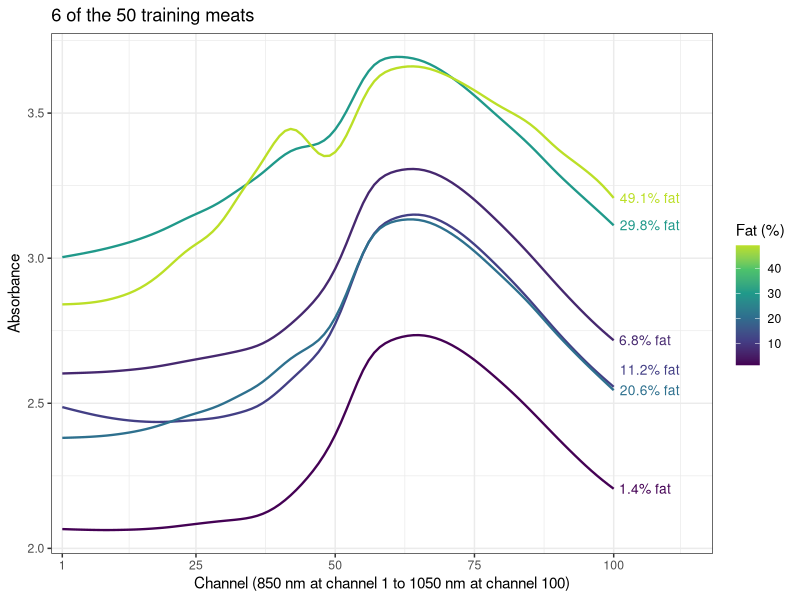
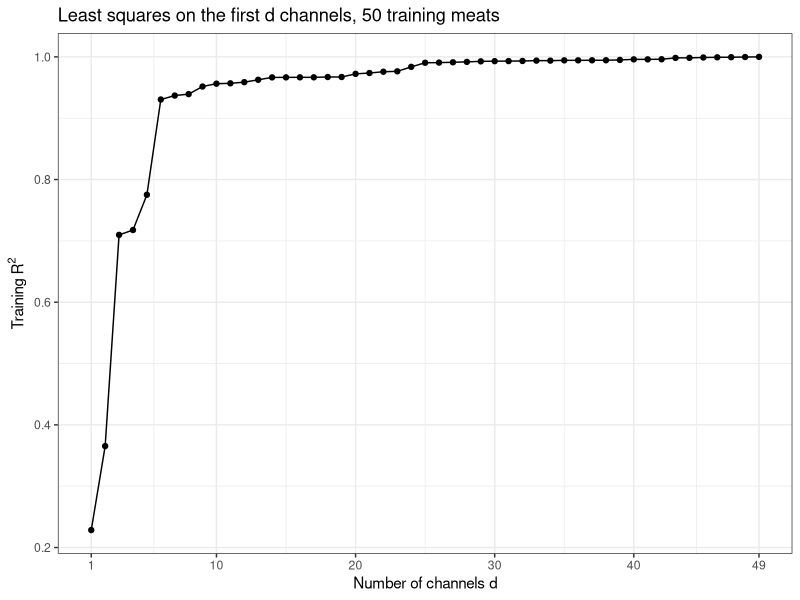
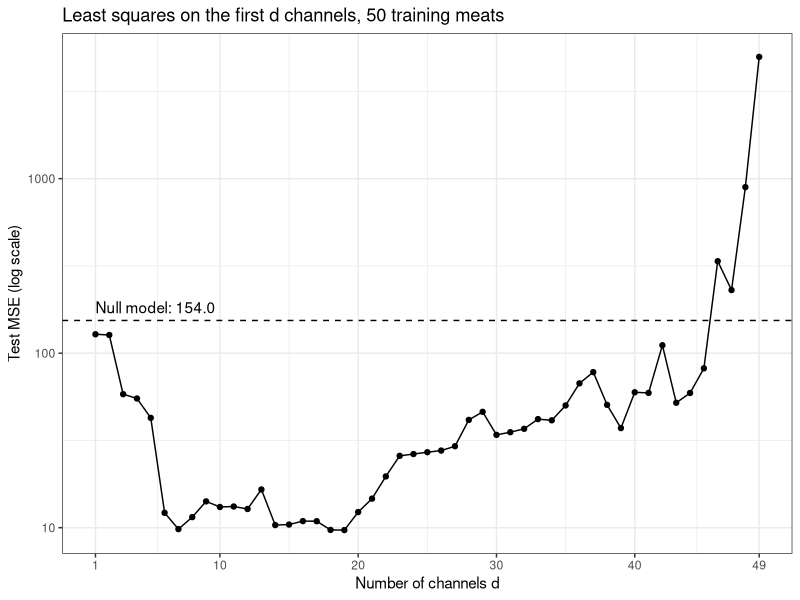
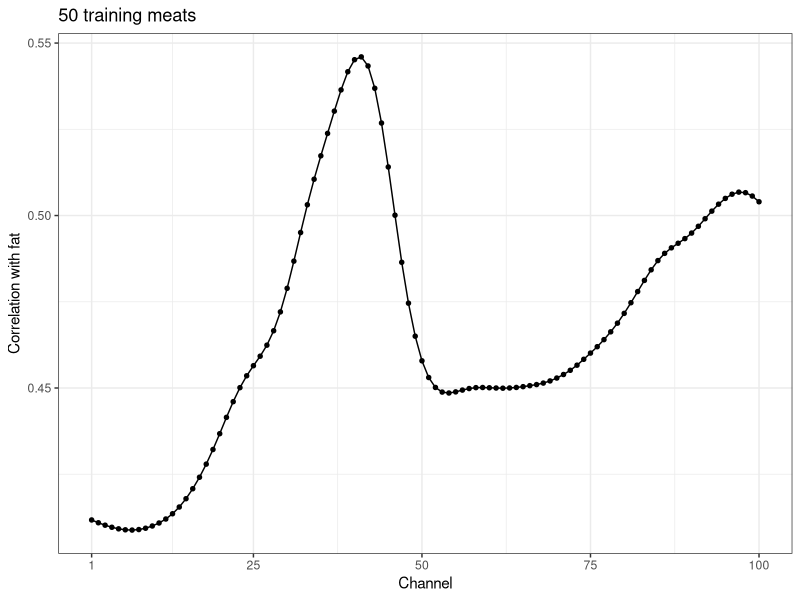
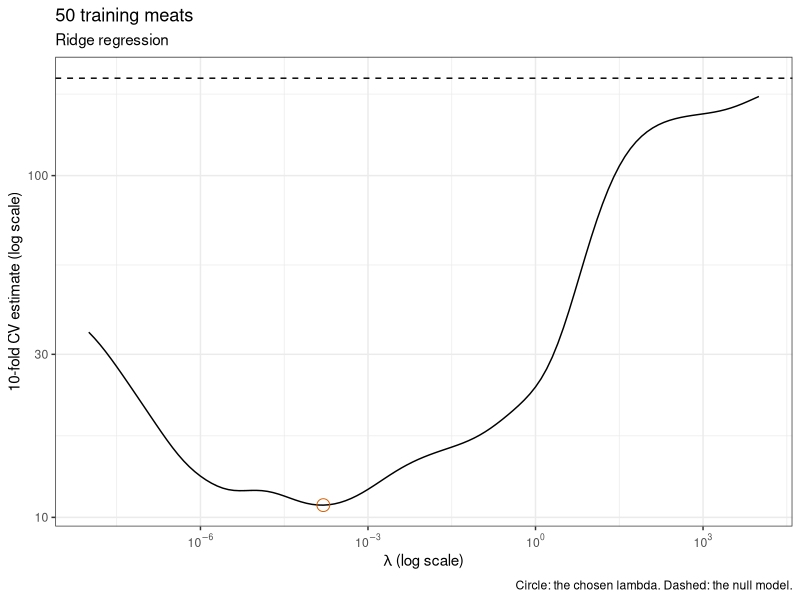
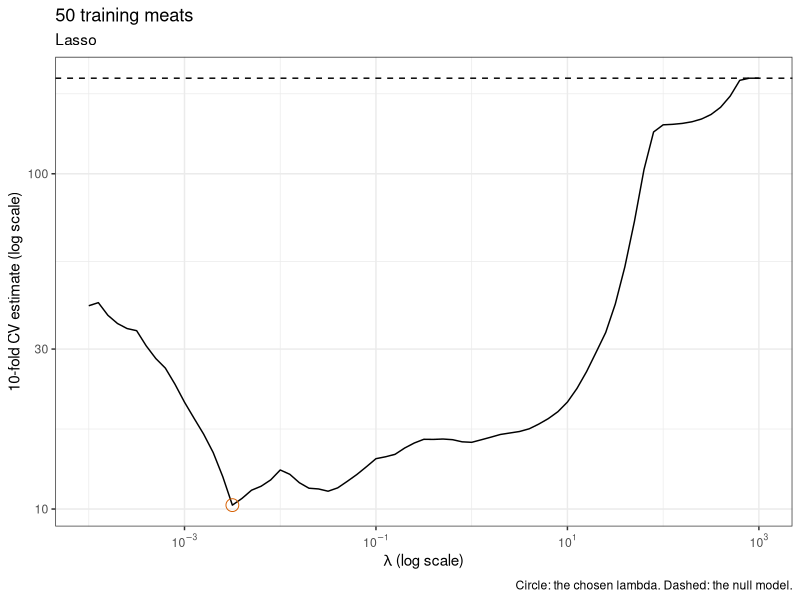
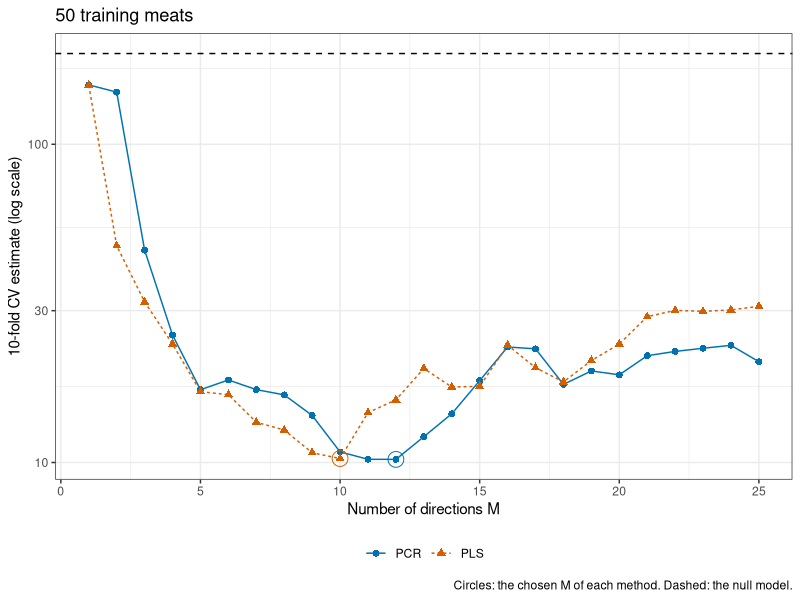
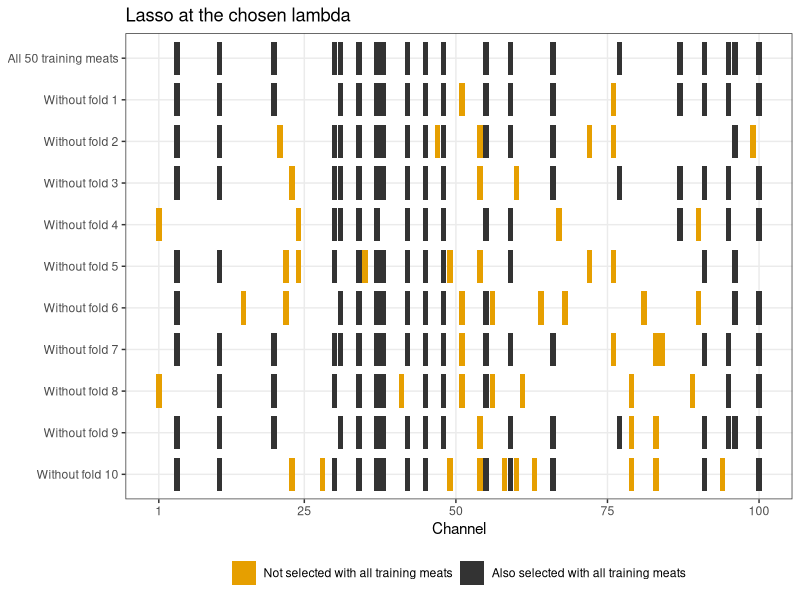

Here is the R script that generated these plots, in order:
## ---- chunk 1
#| include: false
library("tidyverse")
library("glmnet")
library("pls")
theme_set(theme_bw())
set.seed(20261022)

# Fixed decimals with thousands separators, for use inside $...$, whose
# hyphen MathJax sets as a minus. Adding 0 after rounding turns a negative
# zero into 0.
fmt_math <- function(x, digits = 2) {
  rounded <- round(x, digits) + 0
  formatC(rounded, format = "f", digits = digits, big.mark = ",")
}

# The same for prose, where a negative value prints with a minus sign (the
# HTML entity) rather than a hyphen.
fmt <- function(x, digits = 2) {
  sub("^-", "&minus;", fmt_math(x, digits))
}

# Rounded down, for "at least" statements in prose.
fmt_floor <- function(x, digits = 2) {
  fmt(floor(x * 10^digits) / 10^digits, digits)
}

# A percentage, for prose.
pct <- function(x, digits = 1) {
  paste0(fmt(100 * x, digits), "%")
}

# A count with thousands separators, for prose.
big <- function(x) {
  format(x, big.mark = ",")
}

# A number in LaTeX scientific notation, for use inside $...$.
sci <- function(x, digits = 1) {
  magnitude <- abs(x)
  e <- floor(log10(magnitude))
  mantissa <- formatC(x / 10^e, format = "f", digits = digits)
  sprintf("%s \\times 10^{%d}", mantissa, e)
}

# A power of 10 as R code would write it, such as 1e-7, for prose.
power_text <- function(x) {
  sprintf("1e%d", round(log10(x)))
}

# A name set as code in prose.
code <- function(x) {
  paste0("`", x, "`")
}

# Color-blind-friendly palette.
okabe_ito <- c("#E69F00",
               "#56B4E9",
               "#009E73",
               "#D55E00",
               "#0072B2",
               "#CC79A7")
## ---- chunk 2
#| output: false
# The 100 absorbance columns.
channels <- sprintf("x_%03d", 1:100)
p <- length(channels)

# Rows that repeat an earlier row in every column, and the distinct meats.
meats_all <- modeldata::meats
n_duplicates <- sum(duplicated(meats_all))
meats <- distinct(meats_all)
n_meats <- nrow(meats)
## ---- chunk 3
# The training sample size.
n_train <- 50

# Training meats: a random sample; every other meat is a test meat.
train_id <- sample(n_meats, n_train)
train <- meats[train_id, ]
test <- meats[-train_id, ]
n_test <- nrow(test)

# Folds for 10-fold cross-validation of the training meats.
n_folds <- 10
fold_labels <- rep(seq_len(n_folds), length.out = n_train)
fold_id <- sample(fold_labels)

# Absorbances and fat of the training and test meats.
X_train <- as.matrix(train[channels])
X_test <- as.matrix(test[channels])
y_train <- train$fat
y_test <- test$fat

# Number of training meats whose spectra are plotted below.
n_show <- 6
## ---- chunk 4
#| output: false
# Training meats evenly spaced in rank of fat content.
ranks <- round(seq(1, n_train, length.out = n_show))
shown <- order(y_train)[ranks]

# One row per shown meat and channel.
spectra <- as_tibble(X_train[shown, ]) |>
  mutate(fat = y_train[shown], meat = factor(seq_len(n_show))) |>
  pivot_longer(all_of(channels),
               names_to = "channel",
               values_to = "absorbance") |>
  mutate(channel = as.integer(sub("x_", "", channel)))

# Heights for labels at y, moved up where needed so that consecutive labels
# are at least gap apart.
spread_labels <- function(y, gap) {
  sorted <- order(y)
  height <- y[sorted]
  for (i in seq_along(height)[-1]) {
    height[i] <- max(height[i], height[i - 1] + gap)
  }
  height[order(sorted)]
}

# Labels at the right end of each spectrum.
spectrum_ends <- filter(spectra, channel == p) |>
  mutate(label = paste0(fmt(fat, 1), "% fat"),
         absorbance = spread_labels(absorbance, gap = 0.07))

# Absorbance against channel, one line per meat, labeled by fat content.
spectra_plot <- ggplot(spectra,
                       aes(x = channel,
                           y = absorbance,
                           group = meat,
                           color = fat)) +
  geom_line(linewidth = 0.8) +
  geom_text(data = spectrum_ends,
            aes(label = label),
            hjust = -0.1,
            size = 3.5,
            show.legend = FALSE) +
  scale_color_viridis_c(end = 0.9) +
  scale_x_continuous(breaks = c(1, 25, 50, 75, 100),
                     expand = expansion(mult = c(0.02, 0.18))) +
  labs(x = "Channel (850 nm at channel 1 to 1050 nm at channel 100)",
       y = "Absorbance",
       color = "Fat (%)",
       title = paste(n_show, "of the", n_train, "training meats"))

# Range of fat content, the channel where the mean training spectrum peaks,
# and the correlation of fat with each meat's mean absorbance.
fat_range <- range(y_train)
peak_channel <- which.max(colMeans(X_train))
level_cor <- cor(y_train, rowMeans(X_train))

# The channel of the bump in the fattest spectrum shown: its highest point
# between channels 30 and 50, before the main rise.
bump_window <- 30:50
fattest <- shown[n_show]
bump_channel <- bump_window[which.max(X_train[fattest, bump_window])]

# Correlations between channels.
channel_cor <- cor(X_train)
min_cor <- min(channel_cor)
adjacent_cor <- diag(channel_cor[-1, -p])
## ---- chunk 5
#| echo: false
#| fig-width: 8
#| fig-height: 4.5
spectra_plot
## ---- chunk 6
# Least squares on all 100 channels.
all_formula <- reformulate(channels, response = "fat")
all_fit <- lm(all_formula, data = train)
all_estimates <- coef(all_fit)
n_na <- sum(is.na(all_estimates))
all_r2 <- summary(all_fit)$r.squared

# The last channel with an estimate.
last_estimated <- tail(names(all_estimates)[!is.na(all_estimates)], 1)
## ---- chunk 7
#| output: false
# Mean squared error of predictions y_hat of responses y.
mse <- function(y, y_hat) {
  mean((y - y_hat)^2)
}

# A random ordering of the channels.
channel_order <- sample(p)

# Least squares on the first d channels of the ordering: training R^2,
# training and test MSE, the overall F-test, sigma-hat, and the number of
# estimates with p-value below 0.05.
sweep_fit <- function(d) {
  # Fit least squares to the first d channels.
  kept <- channels[channel_order[seq_len(d)]]
  fit <- lm(reformulate(kept, response = "fat"), data = train)
  fit_summary <- summary(fit)
  has_df <- fit$df.residual > 0

  # The overall F-test, when the fit has residual degrees of freedom.
  f_p <- NA_real_
  n_small <- NA_integer_
  if (has_df) {
    f <- fit_summary$fstatistic
    f_p <- pf(f[1], f[2], f[3], lower.tail = FALSE)
    slope_p <- fit_summary$coefficients[-1, "Pr(>|t|)"]
    n_small <- sum(slope_p < 0.05)
  }

  # Summaries of the fit, one row.
  slopes <- coef(fit)[-1]
  tibble(d = d,
         rank = fit$rank,
         slope_min = min(slopes),
         slope_max = max(slopes),
         r2 = fit_summary$r.squared,
         rss = sum(residuals(fit)^2),
         train_mse = mse(y_train, fitted(fit)),
         test_mse = mse(y_test, predict(fit, test)),
         f_p = unname(f_p),
         n_small = n_small,
         sigma_hat = if (has_df) sigma(fit) else NA_real_,
         aic = AIC(fit),
         bic = BIC(fit))
}
sweep_sizes <- seq_len(n_train - 1)
sweep_results <- map(sweep_sizes, sweep_fit) |>
  list_rbind()

# Every model matrix has full column rank d + 1.
stopifnot(all(sweep_results$rank == sweep_results$d + 1))

# The null model: the training mean predicts every test meat.
null_test_mse <- mse(y_test, mean(y_train))

# Training R^2 against d.
d_axis <- scale_x_continuous(breaks = c(1, seq(10, n_train - 1, by = 10),
                                        n_train - 1))
sweep_title <- paste("Least squares on the first d channels,",
                     n_train, "training meats")
r2_plot <- ggplot(sweep_results, aes(x = d, y = r2)) +
  geom_line() +
  geom_point(size = 1.5) +
  d_axis +
  labs(x = "Number of channels d",
       y = expression("Training " * R^2),
       title = sweep_title)

# Test MSE against d on a log scale, with the null model's.
null_label <- paste0("Null model: ", fmt(null_test_mse, 1))
test_plot <- ggplot(sweep_results, aes(x = d, y = test_mse)) +
  geom_hline(yintercept = null_test_mse, linetype = "dashed") +
  annotate("text",
           x = 1,
           y = null_test_mse,
           label = null_label,
           hjust = 0,
           vjust = -0.6) +
  geom_line() +
  geom_point(size = 1.5) +
  d_axis +
  scale_y_log10() +
  labs(x = "Number of channels d",
       y = "Test MSE (log scale)",
       title = sweep_title)

# The d with the smallest test MSE, and the fit with d = n - 1.
d_best <- sweep_results$d[which.min(sweep_results$test_mse)]
last <- filter(sweep_results, d == n_train - 1)

# A d in the middle of the sweep, for prose.
d_mid <- 10

# The d with the smallest AIC() and BIC(), and those values as text.
d_aic <- sweep_results$d[which.min(sweep_results$aic)]
d_bic <- sweep_results$d[which.min(sweep_results$bic)]
as_text <- function(x) {
  if (is.infinite(x)) "$-\\infty$" else fmt(x, 1)
}
aic_text <- as_text(min(sweep_results$aic))
bic_text <- as_text(min(sweep_results$bic))
## ---- chunk 8
#| echo: false
#| fig-width: 7
#| fig-height: 4.2
r2_plot
## ---- chunk 9
#| echo: false
#| fig-width: 7
#| fig-height: 4.2
test_plot
## ---- chunk 10
#| output: false
# The largest d whose overall F-test has p-value below 0.01.
f_level <- 0.01
shown_fit <- sweep_results |>
  filter(f_p < f_level) |>
  slice_max(d)
d_shown <- shown_fit$d
## ---- chunk 11
#| output: false
# Correlation of fat with each channel over the training meats.
fat_cor <- drop(cor(X_train, y_train))
cor_data <- tibble(channel = seq_len(p), cor = fat_cor)
best_channel <- which.max(abs(fat_cor))

# Correlation against channel.
cor_plot <- ggplot(cor_data, aes(x = channel, y = cor)) +
  geom_line() +
  geom_point(size = 1.2) +
  scale_x_continuous(breaks = c(1, 25, 50, 75, 100)) +
  labs(x = "Channel",
       y = "Correlation with fat",
       title = paste(n_train, "training meats"))
## ---- chunk 12
#| echo: false
#| fig-width: 7
#| fig-height: 3.8
cor_plot
## ---- chunk 13
#| output: false
# Standard deviation with divisor n.
sd_n <- function(v) {
  deviations <- v - mean(v)
  sqrt(mean(deviations^2))
}

# Standardize the columns of X with the given centers and scales.
standardize <- function(X, x_center, x_scale) {
  X_centered <- sweep(X, 2, x_center)
  sweep(X_centered, 2, x_scale, "/")
}

# Original-scale estimates, one column per lambda, from standardized-scale
# estimates B_std and the standardization of X and y.
original_scale <- function(B_std, X, y) {
  x_center <- colMeans(X)
  x_scale <- apply(X, 2, sd_n)
  b <- B_std / x_scale
  rbind(`(Intercept)` = mean(y) - colSums(b * x_center), b)
}

# Ridge estimates on the standardized scale for each lambda, from the
# singular value decomposition X_std = U D V'.
ridge_std <- function(X_std, y_centered, lambdas) {
  sv <- svd(X_std)
  shrink <- outer(sv$d, lambdas, function(d, l) d / (d^2 + l))
  u_y <- drop(crossprod(sv$u, y_centered))
  sv$v %*% (shrink * u_y)
}

# Lasso estimates on the standardized scale for each lambda, in decreasing
# order, by an active-set method. On the active set with signs s, the lasso
# conditions X_A'(y - X_A b_A) = (lambda / 2) s solve to a target; if the
# target keeps the signs it is the solution on that set, and a zero estimate
# whose condition |x_j'(y - X b)| <= lambda / 2 fails joins the set; if not,
# a line search to the target stops where the criterion is smallest and the
# estimates that reach zero there leave the set.
lasso_std <- function(X_std, y_centered, lambdas, max_steps = 1000) {
  p <- ncol(X_std)
  gram <- crossprod(X_std)
  xy <- drop(crossprod(X_std, y_centered))
  B <- matrix(0, p, length(lambdas))
  b <- numeric(p)

  # The criterion RSS + lambda * sum |b|.
  criterion <- function(b, lambda) {
    sum((y_centered - X_std %*% b)^2) + lambda * sum(abs(b))
  }

  for (k in seq_along(lambdas)) {
    half <- lambdas[k] / 2
    active <- which(b != 0)
    signs <- sign(b[active])
    converged <- FALSE

    for (step in seq_len(max_steps)) {
      if (length(active) > 0) {
        # Solve the conditions on the active set with these signs.
        gram_active <- gram[active, active, drop = FALSE]
        target <- drop(solve(gram_active, xy[active] - half * signs))

        # Signs change: line search to the target, then update the set.
        if (any(sign(target) != signs)) {
          direction <- numeric(p)
          direction[active] <- target - b[active]
          crossing <- -b[active] / direction[active]
          t_try <- c(crossing[crossing > 0 & crossing < 1], 1)
          values <- map_dbl(t_try, \(t) criterion(b + t * direction,
                                                  lambdas[k]))
          t_best <- t_try[which.min(values)]
          b <- b + t_best * direction
          b[active[crossing == t_best]] <- 0
          active <- which(b != 0)
          signs <- sign(b[active])
          next
        }
        b[] <- 0
        b[active] <- target
      }

      # The zero estimate whose condition fails by the most joins the set.
      gradient <- xy - drop(gram %*% b)
      excess <- abs(gradient) - half
      excess[active] <- -Inf
      if (max(excess) <= 1e-9 * half) {
        converged <- TRUE
        break
      }
      j <- which.max(excess)
      active <- c(active, j)
      signs <- c(signs, sign(gradient[j]))
    }

    stopifnot(converged)
    B[, k] <- b
  }
  B
}

# Ridge or lasso estimates on the original scale for each lambda.
penalized_path <- function(X, y, lambdas, std_fit) {
  x_center <- colMeans(X)
  x_scale <- apply(X, 2, sd_n)
  X_std <- standardize(X, x_center, x_scale)
  y_centered <- y - mean(y)
  B_std <- std_fit(X_std, y_centered, lambdas)
  original_scale(B_std, X, y)
}

# Grids of lambda, in decreasing order.
ridge_grid <- 10^seq(4, -8, length.out = 121)
lasso_grid <- 10^seq(3, -4, length.out = 71)

# Ridge and lasso paths for the data X and y.
ridge_path <- function(X, y) {
  penalized_path(X, y, ridge_grid, ridge_std)
}
lasso_path <- function(X, y) {
  penalized_path(X, y, lasso_grid, lasso_std)
}

# Both fit to the training meats.
B_ridge <- ridge_path(X_train, y_train)
B_lasso <- lasso_path(X_train, y_train)

# The standardized training features, for checking the lasso conditions.
x_center <- colMeans(X_train)
x_scale <- apply(X_train, 2, sd_n)
X_std <- standardize(X_train, x_center, x_scale)
y_centered <- y_train - mean(y_train)

# Largest failure of the lasso conditions over the grid, relative to
# lambda / 2.
condition_gap <- function(b_std, lambda) {
  gradient <- drop(crossprod(X_std, y_centered - X_std %*% b_std))
  nonzero <- b_std != 0
  on_set <- abs(gradient[nonzero] - lambda / 2 * sign(b_std[nonzero]))
  off_set <- pmax(abs(gradient[!nonzero]) - lambda / 2, 0)
  max(c(on_set, off_set, 0)) / (lambda / 2)
}
B_lasso_std <- B_lasso[-1, ] * x_scale
lasso_gaps <- map_dbl(seq_along(lasso_grid),
                      \(k) condition_gap(B_lasso_std[, k], lasso_grid[k]))
## ---- chunk 14
#| output: false
# Sums of squared errors of held-out fold l, for every value of the tuning
# parameter, from the estimates that path() computes from the training folds.
fold_sse <- function(l, path) {
  out <- fold_id == l
  B <- path(X_train[!out, ], y_train[!out])
  y_hat <- cbind(1, X_train[out, ]) %*% B
  colSums((y_train[out] - y_hat)^2)
}

# Cross-validation estimate for every value of the tuning parameter.
cv_estimate <- function(path) {
  sse <- sapply(seq_len(n_folds), fold_sse, path = path)
  rowSums(sse) / n_train
}

# Ridge regression and the lasso, and the lambda with the smallest estimate.
cv_ridge <- cv_estimate(ridge_path)
cv_lasso <- cv_estimate(lasso_path)
k_ridge <- which.min(cv_ridge)
k_lasso <- which.min(cv_lasso)
lambda_ridge <- ridge_grid[k_ridge]
lambda_lasso <- lasso_grid[k_lasso]

# PCR and PLS with up to M_max directions, cross-validated by pcr() and
# plsr() on the same folds; both standardize within each fold.
M_max <- 25
segments <- split(seq_len(n_train), fold_id)
pcr_fit <- pcr(all_formula,
               ncomp = M_max,
               data = train,
               scale = TRUE,
               validation = "CV",
               segments = segments)
pls_fit <- plsr(all_formula,
                ncomp = M_max,
                data = train,
                scale = TRUE,
                validation = "CV",
                segments = segments)
cv_of <- function(fit) {
  MSEP(fit, estimate = "CV", intercept = FALSE)$val[1, 1, ]
}
cv_pcr <- cv_of(pcr_fit)
cv_pls <- cv_of(pls_fit)
M_pcr <- which.min(cv_pcr)
M_pls <- which.min(cv_pls)

# Null model: the mean of the training folds predicts the held-out fold.
null_sse <- function(l) {
  out <- fold_id == l
  sum((y_train[out] - mean(y_train[!out]))^2)
}
cv_null <- sum(map_dbl(seq_len(n_folds), null_sse)) / n_train

# Shared look of the three tabs: the null model's estimate dashed, the
# chosen value circled, a log-scale estimate.
cv_axis_label <- paste0(n_folds, "-fold CV estimate (log scale)")
cv_title <- paste(n_train, "training meats")
cv_layers <- list(
  geom_hline(yintercept = cv_null, linetype = "dashed"),
  scale_y_log10(),
  labs(y = cv_axis_label, title = cv_title)
)

# The estimate against lambda for one of ridge regression and the lasso.
lambda_cv_plot <- function(grid, cv, k_chosen, label) {
  chosen <- tibble(lambda = grid[k_chosen], cv = cv[k_chosen])
  ggplot(tibble(lambda = grid, cv = cv), aes(x = lambda, y = cv)) +
    cv_layers +
    geom_line() +
    geom_point(data = chosen, size = 4, shape = 1, color = "#D55E00") +
    scale_x_log10(labels = scales::label_log()) +
    labs(x = expression(lambda ~ "(log scale)"),
         subtitle = label,
         caption = "Circle: the chosen lambda. Dashed: the null model.")
}
ridge_cv_plot <- lambda_cv_plot(ridge_grid, cv_ridge, k_ridge,
                                "Ridge regression")
lasso_cv_plot <- lambda_cv_plot(lasso_grid, cv_lasso, k_lasso, "Lasso")

# PCR and PLS against M, with the chosen M of each circled.
method_levels <- c("PCR", "PLS")
direction_cv <- tibble(method = factor(rep(method_levels, each = M_max),
                                       levels = method_levels),
                       M = rep(seq_len(M_max), 2),
                       cv = c(cv_pcr, cv_pls))
direction_chosen <- tibble(method = factor(method_levels,
                                           levels = method_levels),
                           M = c(M_pcr, M_pls),
                           cv = c(cv_pcr[M_pcr], cv_pls[M_pls]))
direction_cv_plot <- ggplot(direction_cv,
                            aes(x = M,
                                y = cv,
                                color = method,
                                linetype = method,
                                shape = method)) +
  cv_layers +
  geom_line() +
  geom_point(size = 2) +
  geom_point(data = direction_chosen,
             size = 5,
             shape = 1,
             show.legend = FALSE) +
  scale_color_manual(values = okabe_ito[c(5, 4)]) +
  labs(x = "Number of directions M",
       color = NULL,
       linetype = NULL,
       shape = NULL,
       caption = paste("Circles: the chosen M of each method.",
                       "Dashed: the null model.")) +
  theme(legend.position = "bottom")

# Principal component variances of the standardized training features, and
# ridge regression's factor v_m / (v_m + lambda / n) on each component.
v <- eigen(crossprod(X_std) / n_train,
           symmetric = TRUE,
           only.values = TRUE)$values
ridge_factor <- v / (v + lambda_ridge / n_train)
n_half <- sum(ridge_factor >= 0.5)

# Smallest estimate of each method.
cv_minima <- c(min(cv_ridge), min(cv_lasso), min(cv_pcr), min(cv_pls))

# Number of nonzero lasso estimates at the chosen lambda.
lasso_nonzero <- sum(B_lasso[-1, k_lasso] != 0)
## ---- chunk 15
#| echo: false
#| fig-width: 7
#| fig-height: 4.2
ridge_cv_plot
## ---- chunk 16
#| echo: false
#| fig-width: 7
#| fig-height: 4.2
lasso_cv_plot
## ---- chunk 17
#| echo: false
#| fig-width: 7
#| fig-height: 4.5
direction_cv_plot
## ---- chunk 18
#| output: false
# Test predictions of the four chosen fits.
ridge_pred <- drop(cbind(1, X_test) %*% B_ridge[, k_ridge])
lasso_pred <- drop(cbind(1, X_test) %*% B_lasso[, k_lasso])
pcr_pred <- predict(pcr_fit, test, ncomp = M_pcr)[, 1, 1]
pls_pred <- predict(pls_fit, test, ncomp = M_pls)[, 1, 1]

# Test MSE of each, and of the null model.
test_mse <- c(null = null_test_mse,
              ridge = mse(y_test, ridge_pred),
              lasso = mse(y_test, lasso_pred),
              pcr = mse(y_test, pcr_pred),
              pls = mse(y_test, pls_pred))

# Table of the tuning parameters, nonzero estimates, cross-validation
# estimates, and test MSE.
tuning_text <- c("",
                 paste0("$\\lambda = ", sci(lambda_ridge), "$"),
                 paste0("$\\lambda = ", sci(lambda_lasso), "$"),
                 paste0("$M = ", M_pcr, "$"),
                 paste0("$M = ", M_pls, "$"))
cv_values <- c(cv_null,
               cv_ridge[k_ridge],
               cv_lasso[k_lasso],
               cv_pcr[M_pcr],
               cv_pls[M_pls])
test_tibble <- tibble(Method = c("Null", "Ridge", "Lasso", "PCR", "PLS"),
                      tuning = tuning_text,
                      nonzero = c(0, p, lasso_nonzero, p, p),
                      cv = fmt(cv_values, 2),
                      test = fmt(test_mse, 2))
test_columns <- c("Method",
                  "Tuning",
                  "Nonzero",
                  paste0(n_folds, "-fold CV"),
                  "Test MSE")
test_table <- knitr::kable(test_tibble,
                           col.names = test_columns,
                           align = "llrrr")

# glmnet() at its defaults, at the chosen lambdas: lambda_glmnet is
# lambda * s_y / n for ridge regression and lambda / (2 n) for the lasso.
default_thresh <- formals(glmnet)$thresh
s_y <- sd_n(y_train)
glmnet_ridge <- glmnet(X_train,
                       y_train,
                       alpha = 0,
                       lambda = lambda_ridge * s_y / n_train)
glmnet_ridge_pred <- predict(glmnet_ridge, X_test)
glmnet_ridge_gap <- max(abs(glmnet_ridge_pred - ridge_pred))
glmnet_lasso <- glmnet(X_train,
                       y_train,
                       alpha = 1,
                       lambda = lasso_grid / (2 * n_train))
b_glmnet <- glmnet_lasso$beta[, k_lasso] * x_scale
lasso_criterion <- function(b_std, lambda) {
  sum((y_centered - X_std %*% b_std)^2) + lambda * sum(abs(b_std))
}
criterion_exact <- lasso_criterion(B_lasso_std[, k_lasso], lambda_lasso)
criterion_glmnet <- lasso_criterion(b_glmnet, lambda_lasso)
glmnet_lasso_pred <- predict(glmnet_lasso, X_test)[, k_lasso]
glmnet_lasso_test <- mse(y_test, glmnet_lasso_pred)

# glmnet() with a tight tolerance, which finishes in seconds for the lasso
# with lambda >= 1.
lasso_thresh <- 1e-12
lasso_maxit <- 1e9
large <- lasso_grid >= 1
glmnet_tight <- glmnet(X_train,
                       y_train,
                       alpha = 1,
                       lambda = lasso_grid[large] / (2 * n_train),
                       thresh = lasso_thresh,
                       maxit = lasso_maxit)
tight_pred <- predict(glmnet_tight, X_test)
exact_large <- cbind(1, X_test) %*% B_lasso[, large]
tight_gap <- max(abs(tight_pred - exact_large))

# Criteria of the tight glmnet() fit and the active-set fit at lambda = 1.
lambda_check <- 1
k_check <- which.min(abs(lasso_grid[large] - lambda_check))
b_tight <- glmnet_tight$beta[, k_check] * x_scale
b_exact <- B_lasso_std[, which(large)[k_check]]
criterion_tight <- lasso_criterion(b_tight, lambda_check)
criterion_check <- lasso_criterion(b_exact, lambda_check)

# The same check for ridge regression at lambda = 1.
ridge_thresh <- 1e-14
ridge_maxit <- 1e7
ridge_tight <- glmnet(X_train,
                      y_train,
                      alpha = 0,
                      lambda = lambda_check * s_y / n_train,
                      thresh = ridge_thresh,
                      maxit = ridge_maxit)
ridge_check <- penalized_path(X_train, y_train, lambda_check, ridge_std)
ridge_tight_pred <- predict(ridge_tight, X_test)
ridge_check_pred <- cbind(1, X_test) %*% ridge_check
ridge_tight_gap <- max(abs(ridge_tight_pred - ridge_check_pred))

# The methods with the smallest and largest test MSE, for prose.
method_names <- c(ridge = "ridge regression",
                  lasso = "the lasso",
                  pcr = "PCR",
                  pls = "PLS")
method_mse <- test_mse[names(method_names)]
best_method <- method_names[[names(which.min(method_mse))]]
worst_method <- method_names[[names(which.max(method_mse))]]
dense_mse <- method_mse[c("ridge", "pcr", "pls")]
dense_better <- all(dense_mse <= method_mse["lasso"])
## ---- chunk 19
#| echo: false
test_table
## ---- chunk 20
#| output: false
# Channels with a nonzero lasso estimate at the chosen lambda, fit to the
# training meats outside fold l.
fold_selected <- function(l) {
  out <- fold_id == l
  B <- lasso_path(X_train[!out, ], y_train[!out])
  which(B[-1, k_lasso] != 0)
}
selected_folds <- map(seq_len(n_folds), fold_selected)
selected_all <- which(B_lasso[-1, k_lasso] != 0)

# One row per fit and selected channel.
fit_labels <- c(paste("All", n_train, "training meats"),
                paste("Without fold", seq_len(n_folds)))
selected_data <- tibble(fit = fit_labels,
                        channel = c(list(selected_all), selected_folds)) |>
  unnest(channel) |>
  mutate(fit = factor(fit, levels = rev(fit_labels)),
         in_all = channel %in% selected_all)

# A tile for each selected channel, shaded by whether the fit to all the
# training meats selects it too.
in_all_labels <- c(`TRUE` = "Also selected with all training meats",
                   `FALSE` = "Not selected with all training meats")
selected_plot <- ggplot(selected_data,
                        aes(x = channel, y = fit, fill = in_all)) +
  geom_tile(width = 0.9, height = 0.8) +
  scale_fill_manual(values = c(`TRUE` = "grey20", `FALSE` = "#E69F00"),
                    labels = in_all_labels) +
  scale_x_continuous(limits = c(0.5, p + 0.5),
                     breaks = c(1, 25, 50, 75, 100)) +
  labs(x = "Channel",
       y = NULL,
       fill = NULL,
       title = "Lasso at the chosen lambda") +
  theme(legend.position = "bottom",
        panel.grid.minor = element_blank())

# Channels selected in every fit, and in any fit.
selected_every <- Reduce(intersect, selected_folds) |>
  intersect(selected_all)
selected_any <- Reduce(union, selected_folds) |>
  union(selected_all)
n_distinct_sets <- length(unique(map(c(list(selected_all), selected_folds),
                                     sort)))

# Test MSE of each fold's lasso fit.
fold_test_mse <- function(l) {
  out <- fold_id == l
  B <- lasso_path(X_train[!out, ], y_train[!out])
  mse(y_test, cbind(1, X_test) %*% B[, k_lasso])
}
fold_tests <- map_dbl(seq_len(n_folds), fold_test_mse)
## ---- chunk 21
#| echo: false
#| fig-width: 8
#| fig-height: 4.2
selected_plot
